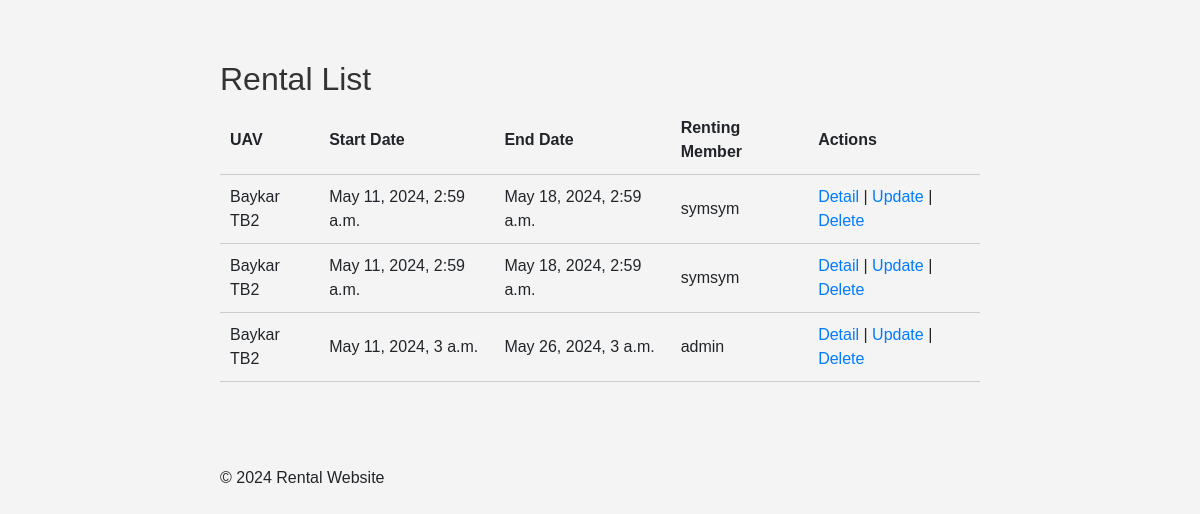
Page /rental/ on the committed database.
### rentals/models.py (models this page shows, shortened)
class Rental(models.Model):
    uav = models.ForeignKey(UAV, on_delete=models.CASCADE)
    date_start = models.DateTimeField()
    date_end = models.DateTimeField()
    renting_member = models.ForeignKey(User, on_delete=models.CASCADE)
    class Meta:
        app_label = 'rentals'

class UAV(models.Model):
    brand = models.CharField(max_length=100)
    model = models.CharField(max_length=100)
    weight = models.FloatField()
    category = models.CharField(max_length=100)
    def __str__(self):
        return f"{self.brand} {self.model}"
    class Meta:
        app_label = 'rentals'

### rentals/views.py (the view)
# urls.py: path('rental/', views.RentalListView.as_view(), name='rental-list'),  # Kiralama listesi için
class RentalListView(ListView):
    model = Rental
    template_name = 'rental_list.html'

### rentals/templates/rental_list.html (shortened to what this page needs)
{% extends 'base.html' %}
{% block content %}
    <h2>Rental List</h2>
    <table>
        <thead>
            <tr>
                <th>UAV</th>
                <th>Start Date</th>
                <th>End Date</th>
                <th>Renting Member</th>
                <th>Actions</th>
            </tr>
        </thead>
        <tbody>
            {% for rental in rental_list %}
                <tr>
                    <td>{{ rental.uav }}</td>
                    <td>{{ rental.date_start }}</td>
                    <td>{{ rental.date_end }}</td>
                    <td>{{ rental.renting_member }}</td>
                    <td>
                        <a href="{% url 'rental-detail' rental.pk %}">Detail</a> |
                        <a href="{% url 'rental-update' rental.pk %}">Update</a> |
                        <a href="{% url 'rental-delete' rental.pk %}">Delete</a>
                    </td>
                </tr>
            {% endfor %}
        </tbody>
    </table>
{% endblock %}

### rentals/templates/base.html (shortened to what this page needs)
<!DOCTYPE html>
<html lang="en">
<head>
    <link rel="stylesheet" href="https://stackpath.bootstrapcdn.com/bootstrap/4.5.2/css/bootstrap.min.css">
    <link rel="stylesheet" href="{% static '../static/css/style.css' %}">
</head>
<body>
    <header>
        <div class="container">
        </div>
    </header>
    <main>
        <div class="container">
            {% block content %}
            {% endblock %}
        </div>
    </main>
    <br>
    <footer>
        <div class="container">
            <p>&copy; {% now "Y" %} Rental Website</p>
        </div>
    </footer>
</body>
</html>

### rentals/static/css/style.css (style rules this page uses)
body { font-family: Arial, sans-serif; background-color: #f4f4f4; margin: 0; padding: 0; }
.container { max-width: 800px; margin: 0 auto; padding: 20px; }
h2 { color: #333; }
table { width: 100%; border-collapse: collapse; margin-bottom: 20px; }
th, td { padding: 10px; text-align: left; border-bottom: 1px solid #ccc; }

### rows in the picture
Rental: uav "Baykar TB2", date_start "May 11, 2024, 2:59 a.m.", date_end "May 18, 2024, 2:59 a.m.", renting_member "symsym"
Rental: uav "Baykar TB2", date_start "May 11, 2024, 2:59 a.m.", date_end "May 18, 2024, 2:59 a.m.", renting_member "symsym"
Rental: uav "Baykar TB2", date_start "May 11, 2024, 3 a.m.", date_end "May 26, 2024, 3 a.m.", renting_member "admin"
